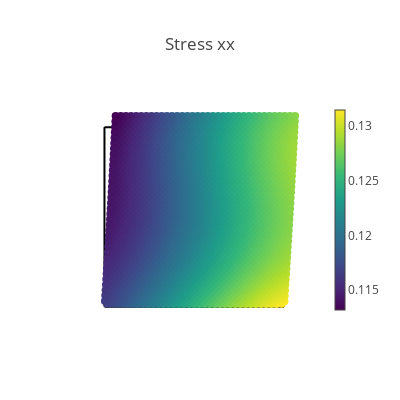
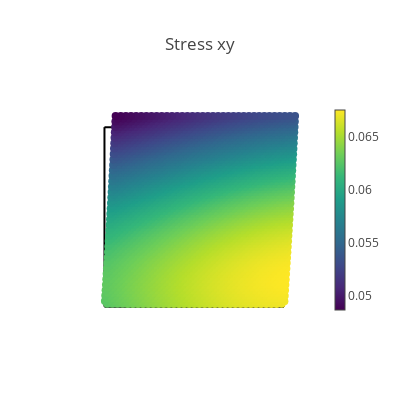
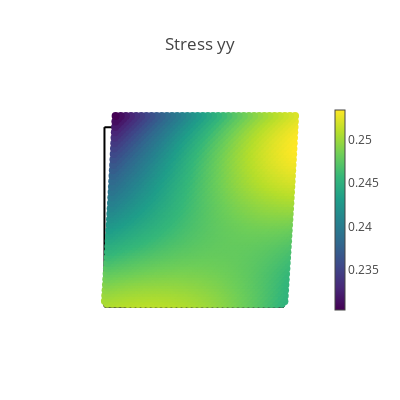
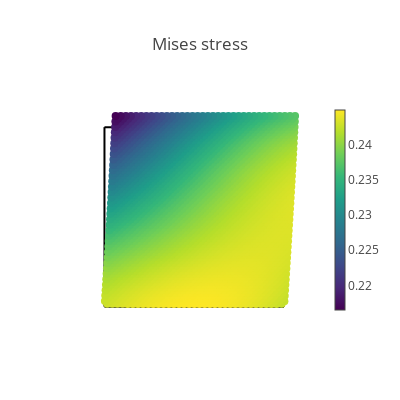

Notebook cell for these charts, in order:
### Markdown cell above
## Visualization of results

### Code cell
# Create a validation domain different from the training domain
val_x, val_y = np.meshgrid(np.linspace(0, 2*L, 100), np.linspace(0, 2*L, 100))
val_domain = np.vstack([val_x.ravel(), val_y.ravel()]).T

mask_right_top = np.tan(alpha)*(-val_domain[:, 0]+(1/np.tan(alpha)*3*L*np.sin(alpha))) >= val_domain[:,1]
mask_left_top = np.tan(alpha)*(val_domain[mask_right_top][:, 0]+(1/np.tan(alpha)*L*np.sin(alpha))) >= val_domain[mask_right_top][:, 1]
mask_right_bottom = np.tan(alpha)*(val_domain[mask_right_top][mask_left_top][:, 0] - (1/np.tan(alpha)*L*np.sin(alpha))) <= val_domain[mask_right_top][mask_left_top][:,1]
mask_left_bottom = np.tan(alpha)*(-val_domain[mask_right_top][mask_left_top][mask_right_bottom][:, 0] + (1/np.tan(alpha)*L*np.sin(alpha))) <= val_domain[mask_right_top][mask_left_top][mask_right_bottom][:,1]
val = torch.tensor(point_rotation(beta, val_domain[mask_right_top][mask_left_top][mask_right_bottom][mask_left_bottom]), requires_grad=True).double()


# Compute model predictions on the validation domain
disp = net(val)
def_val = val + disp
stress = torch.vmap(sigma)(val)
mises = torch.sqrt(
    stress[:, 0, 0] ** 2
    + stress[:, 1, 1] ** 2
    - stress[:, 0, 0] * stress[:, 1, 1]
    + 3 * stress[:, 0, 1] ** 2
)
# print([loss.item() for loss in compute_les(val)])

@torch.no_grad()
def make_plot(x, y, variable, title, cmap=sequential.Viridis, size=8.0):
    fig = go.Figure()

    # Plot boundaries
    m = dict(color="black")
    fig.add_trace(go.Scatter(x=left_top[:, 0], y=left_top[:, 1], mode="lines", marker=m))
    fig.add_trace(go.Scatter(x=left_bottom[:, 0], y=left_bottom[:, 1], mode="lines", marker=m))
    fig.add_trace(go.Scatter(x=right_top[:, 0], y=right_top[:, 1], mode="lines", marker=m))
    fig.add_trace(go.Scatter(x=right_bottom[:, 0], y=right_bottom[:, 1], mode="lines", marker=m))

    # Plot variable values
    m = dict(color=variable, colorscale=cmap, size=size, colorbar=dict(thickness=10))
    fig.add_trace(go.Scatter(x=x, y=y, marker=m, mode="markers"))

    # plot settings
    fig.layout.yaxis.scaleanchor = "x"
    fig.update_layout(
        template="none", width=400, height=400, title=title, showlegend=False
    )
    fig.update_xaxes(visible=False)
    fig.update_yaxes(visible=False)
    fig.show()


# Compute data error
print(np.shape(val))
s_data = func(val) 
print(np.shape(s_data))
s_pred = torch.vmap(sigma)(val)
print(np.shape(s_pred))
ds_xx = s_data[:, 0] - s_pred[:, 0, 0]
ds_yy = s_data[:, 1] - s_pred[:, 1, 1]
ds_xy = s_data[:, 2] - s_pred[:, 0, 1]


# Plot stresses
make_plot(*def_val.T, stress[:, 0, 0], "Stress xx")
make_plot(*def_val.T, stress[:, 0, 1], "Stress xy")
make_plot(*def_val.T, stress[:, 1, 1], "Stress yy")
make_plot(*def_val.T, mises, "Mises stress")

# Plot displacements
make_plot(*def_val.T, disp[:, 0], "Displacement in x", cmap=sequential.Inferno)
make_plot(*def_val.T, disp[:, 1], "Displacement in y", cmap=sequential.Inferno)

# Plot stress errors
cmap = sequential.RdBu_r
make_plot(*val[:, 0:2].T, ds_xx, "Stress error xx", size=2.0, cmap=cmap)
make_plot(*val[:, 0:2].T, ds_yy, "Stress error yy", size=2.0, cmap=cmap)
make_plot(*val[:, 0:2].T, ds_xy, "Stress error xy", size=2.0, cmap=cmap)

### Figure 1 — Plotly figure (JSON) as saved in the notebook; plotly's stock layout.template omitted (floating-point values rounded to 4 significant figures; data arrays with more than 128 entries replaced by an {"elided": "..."} marker saying what was removed)
{"data": [{"marker": {"color": "black"}, "mode": "lines", "type": "scatter", "x": [-0.5, -0.5, -0.5, -0.5, -0.5, -0.5, -0.5, -0.5, -0.5, -0.5, -0.5, -0.5, -0.5, -0.5, -0.5, -0.5, -0.5, -0.5, -0.5, -0.5, -0.5, -0.5, -0.5, -0.5, -0.5], "y": [0.5, 0.5417, 0.5833, 0.625, 0.6667, 0.7083, 0.75, 0.7917, 0.8333, 0.875, 0.9167, 0.9583, 1, 1.042, 1.083, 1.125, 1.167, 1.208, 1.25, 1.292, 1.333, 1.375, 1.417, 1.458, 1.5]}, {"marker": {"color": "black"}, "mode": "lines", "type": "scatter", "x": [-0.5, -0.4583, -0.4167, -0.375, -0.3333, -0.2917, -0.25, -0.2083, -0.1667, -0.125, -0.08333, -0.04167, 5.551e-17, 0.04167, 0.08333, 0.125, 0.1667, 0.2083, 0.25, 0.2917, 0.3333, 0.375, 0.4167, 0.4583, 0.5], "y": [0.5, 0.5, 0.5, 0.5, 0.5, 0.5, 0.5, 0.5, 0.5, 0.5, 0.5, 0.5, 0.5, 0.5, 0.5, 0.5, 0.5, 0.5, 0.5, 0.5, 0.5, 0.5, 0.5, 0.5, 0.5]}, {"marker": {"color": "black"}, "mode": "lines", "type": "scatter", "x": [-0.5, -0.4583, -0.4167, -0.375, -0.3333, -0.2917, -0.25, -0.2083, -0.1667, -0.125, -0.08333, -0.04167, 1.11e-16, 0.04167, 0.08333, 0.125, 0.1667, 0.2083, 0.25, 0.2917, 0.3333, 0.375, 0.4167, 0.4583, 0.5], "y": [1.5, 1.5, 1.5, 1.5, 1.5, 1.5, 1.5, 1.5, 1.5, 1.5, 1.5, 1.5, 1.5, 1.5, 1.5, 1.5, 1.5, 1.5, 1.5, 1.5, 1.5, 1.5, 1.5, 1.5, 1.5]}, {"marker": {"color": "black"}, "mode": "lines", "type": "scatter", "x": [0.5, 0.5, 0.5, 0.5, 0.5, 0.5, 0.5, 0.5, 0.5, 0.5, 0.5, 0.5, 0.5, 0.5, 0.5, 0.5, 0.5, 0.5, 0.5, 0.5, 0.5, 0.5, 0.5, 0.5, 0.5], "y": [0.5, 0.5417, 0.5833, 0.625, 0.6667, 0.7083, 0.75, 0.7917, 0.8333, 0.875, 0.9167, 0.9583, 1, 1.042, 1.083, 1.125, 1.167, 1.208, 1.25, 1.292, 1.333, 1.375, 1.417, 1.458, 1.5]}, {"marker": {"color": {"elided": "2485 float values"}, "colorbar": {"thickness": 10}, "colorscale": [[0, "#440154"], [0.1111, "#482878"], [0.2222, "#3e4989"], [0.3333, "#31688e"], [0.4444, "#26828e"], [0.5556, "#1f9e89"], [0.6667, "#35b779"], [0.7778, "#6ece58"], [0.8889, "#b5de2b"], [1, "#fde725"]], "size": 8}, "mode": "markers", "type": "scatter", "x": {"elided": "2485 float values"}, "y": {"elided": "2485 float values"}}], "layout": {"height": 400, "showlegend": false, "title": {"text": "Stress xx"}, "width": 400, "xaxis": {"visible": false}, "yaxis": {"scaleanchor": "x", "visible": false}}}

### Figure 2 — Plotly figure (JSON) as saved in the notebook; plotly's stock layout.template omitted (floating-point values rounded to 4 significant figures; data arrays with more than 128 entries replaced by an {"elided": "..."} marker saying what was removed)
{"data": [{"marker": {"color": "black"}, "mode": "lines", "type": "scatter", "x": [-0.5, -0.5, -0.5, -0.5, -0.5, -0.5, -0.5, -0.5, -0.5, -0.5, -0.5, -0.5, -0.5, -0.5, -0.5, -0.5, -0.5, -0.5, -0.5, -0.5, -0.5, -0.5, -0.5, -0.5, -0.5], "y": [0.5, 0.5417, 0.5833, 0.625, 0.6667, 0.7083, 0.75, 0.7917, 0.8333, 0.875, 0.9167, 0.9583, 1, 1.042, 1.083, 1.125, 1.167, 1.208, 1.25, 1.292, 1.333, 1.375, 1.417, 1.458, 1.5]}, {"marker": {"color": "black"}, "mode": "lines", "type": "scatter", "x": [-0.5, -0.4583, -0.4167, -0.375, -0.3333, -0.2917, -0.25, -0.2083, -0.1667, -0.125, -0.08333, -0.04167, 5.551e-17, 0.04167, 0.08333, 0.125, 0.1667, 0.2083, 0.25, 0.2917, 0.3333, 0.375, 0.4167, 0.4583, 0.5], "y": [0.5, 0.5, 0.5, 0.5, 0.5, 0.5, 0.5, 0.5, 0.5, 0.5, 0.5, 0.5, 0.5, 0.5, 0.5, 0.5, 0.5, 0.5, 0.5, 0.5, 0.5, 0.5, 0.5, 0.5, 0.5]}, {"marker": {"color": "black"}, "mode": "lines", "type": "scatter", "x": [-0.5, -0.4583, -0.4167, -0.375, -0.3333, -0.2917, -0.25, -0.2083, -0.1667, -0.125, -0.08333, -0.04167, 1.11e-16, 0.04167, 0.08333, 0.125, 0.1667, 0.2083, 0.25, 0.2917, 0.3333, 0.375, 0.4167, 0.4583, 0.5], "y": [1.5, 1.5, 1.5, 1.5, 1.5, 1.5, 1.5, 1.5, 1.5, 1.5, 1.5, 1.5, 1.5, 1.5, 1.5, 1.5, 1.5, 1.5, 1.5, 1.5, 1.5, 1.5, 1.5, 1.5, 1.5]}, {"marker": {"color": "black"}, "mode": "lines", "type": "scatter", "x": [0.5, 0.5, 0.5, 0.5, 0.5, 0.5, 0.5, 0.5, 0.5, 0.5, 0.5, 0.5, 0.5, 0.5, 0.5, 0.5, 0.5, 0.5, 0.5, 0.5, 0.5, 0.5, 0.5, 0.5, 0.5], "y": [0.5, 0.5417, 0.5833, 0.625, 0.6667, 0.7083, 0.75, 0.7917, 0.8333, 0.875, 0.9167, 0.9583, 1, 1.042, 1.083, 1.125, 1.167, 1.208, 1.25, 1.292, 1.333, 1.375, 1.417, 1.458, 1.5]}, {"marker": {"color": {"elided": "2485 float values"}, "colorbar": {"thickness": 10}, "colorscale": [[0, "#440154"], [0.1111, "#482878"], [0.2222, "#3e4989"], [0.3333, "#31688e"], [0.4444, "#26828e"], [0.5556, "#1f9e89"], [0.6667, "#35b779"], [0.7778, "#6ece58"], [0.8889, "#b5de2b"], [1, "#fde725"]], "size": 8}, "mode": "markers", "type": "scatter", "x": {"elided": "2485 float values"}, "y": {"elided": "2485 float values"}}], "layout": {"height": 400, "showlegend": false, "title": {"text": "Stress xy"}, "width": 400, "xaxis": {"visible": false}, "yaxis": {"scaleanchor": "x", "visible": false}}}

### Figure 3 — Plotly figure (JSON) as saved in the notebook; plotly's stock layout.template omitted (floating-point values rounded to 4 significant figures; data arrays with more than 128 entries replaced by an {"elided": "..."} marker saying what was removed)
{"data": [{"marker": {"color": "black"}, "mode": "lines", "type": "scatter", "x": [-0.5, -0.5, -0.5, -0.5, -0.5, -0.5, -0.5, -0.5, -0.5, -0.5, -0.5, -0.5, -0.5, -0.5, -0.5, -0.5, -0.5, -0.5, -0.5, -0.5, -0.5, -0.5, -0.5, -0.5, -0.5], "y": [0.5, 0.5417, 0.5833, 0.625, 0.6667, 0.7083, 0.75, 0.7917, 0.8333, 0.875, 0.9167, 0.9583, 1, 1.042, 1.083, 1.125, 1.167, 1.208, 1.25, 1.292, 1.333, 1.375, 1.417, 1.458, 1.5]}, {"marker": {"color": "black"}, "mode": "lines", "type": "scatter", "x": [-0.5, -0.4583, -0.4167, -0.375, -0.3333, -0.2917, -0.25, -0.2083, -0.1667, -0.125, -0.08333, -0.04167, 5.551e-17, 0.04167, 0.08333, 0.125, 0.1667, 0.2083, 0.25, 0.2917, 0.3333, 0.375, 0.4167, 0.4583, 0.5], "y": [0.5, 0.5, 0.5, 0.5, 0.5, 0.5, 0.5, 0.5, 0.5, 0.5, 0.5, 0.5, 0.5, 0.5, 0.5, 0.5, 0.5, 0.5, 0.5, 0.5, 0.5, 0.5, 0.5, 0.5, 0.5]}, {"marker": {"color": "black"}, "mode": "lines", "type": "scatter", "x": [-0.5, -0.4583, -0.4167, -0.375, -0.3333, -0.2917, -0.25, -0.2083, -0.1667, -0.125, -0.08333, -0.04167, 1.11e-16, 0.04167, 0.08333, 0.125, 0.1667, 0.2083, 0.25, 0.2917, 0.3333, 0.375, 0.4167, 0.4583, 0.5], "y": [1.5, 1.5, 1.5, 1.5, 1.5, 1.5, 1.5, 1.5, 1.5, 1.5, 1.5, 1.5, 1.5, 1.5, 1.5, 1.5, 1.5, 1.5, 1.5, 1.5, 1.5, 1.5, 1.5, 1.5, 1.5]}, {"marker": {"color": "black"}, "mode": "lines", "type": "scatter", "x": [0.5, 0.5, 0.5, 0.5, 0.5, 0.5, 0.5, 0.5, 0.5, 0.5, 0.5, 0.5, 0.5, 0.5, 0.5, 0.5, 0.5, 0.5, 0.5, 0.5, 0.5, 0.5, 0.5, 0.5, 0.5], "y": [0.5, 0.5417, 0.5833, 0.625, 0.6667, 0.7083, 0.75, 0.7917, 0.8333, 0.875, 0.9167, 0.9583, 1, 1.042, 1.083, 1.125, 1.167, 1.208, 1.25, 1.292, 1.333, 1.375, 1.417, 1.458, 1.5]}, {"marker": {"color": {"elided": "2485 float values"}, "colorbar": {"thickness": 10}, "colorscale": [[0, "#440154"], [0.1111, "#482878"], [0.2222, "#3e4989"], [0.3333, "#31688e"], [0.4444, "#26828e"], [0.5556, "#1f9e89"], [0.6667, "#35b779"], [0.7778, "#6ece58"], [0.8889, "#b5de2b"], [1, "#fde725"]], "size": 8}, "mode": "markers", "type": "scatter", "x": {"elided": "2485 float values"}, "y": {"elided": "2485 float values"}}], "layout": {"height": 400, "showlegend": false, "title": {"text": "Stress yy"}, "width": 400, "xaxis": {"visible": false}, "yaxis": {"scaleanchor": "x", "visible": false}}}

### Figure 4 — Plotly figure (JSON) as saved in the notebook; plotly's stock layout.template omitted (floating-point values rounded to 4 significant figures; data arrays with more than 128 entries replaced by an {"elided": "..."} marker saying what was removed)
{"data": [{"marker": {"color": "black"}, "mode": "lines", "type": "scatter", "x": [-0.5, -0.5, -0.5, -0.5, -0.5, -0.5, -0.5, -0.5, -0.5, -0.5, -0.5, -0.5, -0.5, -0.5, -0.5, -0.5, -0.5, -0.5, -0.5, -0.5, -0.5, -0.5, -0.5, -0.5, -0.5], "y": [0.5, 0.5417, 0.5833, 0.625, 0.6667, 0.7083, 0.75, 0.7917, 0.8333, 0.875, 0.9167, 0.9583, 1, 1.042, 1.083, 1.125, 1.167, 1.208, 1.25, 1.292, 1.333, 1.375, 1.417, 1.458, 1.5]}, {"marker": {"color": "black"}, "mode": "lines", "type": "scatter", "x": [-0.5, -0.4583, -0.4167, -0.375, -0.3333, -0.2917, -0.25, -0.2083, -0.1667, -0.125, -0.08333, -0.04167, 5.551e-17, 0.04167, 0.08333, 0.125, 0.1667, 0.2083, 0.25, 0.2917, 0.3333, 0.375, 0.4167, 0.4583, 0.5], "y": [0.5, 0.5, 0.5, 0.5, 0.5, 0.5, 0.5, 0.5, 0.5, 0.5, 0.5, 0.5, 0.5, 0.5, 0.5, 0.5, 0.5, 0.5, 0.5, 0.5, 0.5, 0.5, 0.5, 0.5, 0.5]}, {"marker": {"color": "black"}, "mode": "lines", "type": "scatter", "x": [-0.5, -0.4583, -0.4167, -0.375, -0.3333, -0.2917, -0.25, -0.2083, -0.1667, -0.125, -0.08333, -0.04167, 1.11e-16, 0.04167, 0.08333, 0.125, 0.1667, 0.2083, 0.25, 0.2917, 0.3333, 0.375, 0.4167, 0.4583, 0.5], "y": [1.5, 1.5, 1.5, 1.5, 1.5, 1.5, 1.5, 1.5, 1.5, 1.5, 1.5, 1.5, 1.5, 1.5, 1.5, 1.5, 1.5, 1.5, 1.5, 1.5, 1.5, 1.5, 1.5, 1.5, 1.5]}, {"marker": {"color": "black"}, "mode": "lines", "type": "scatter", "x": [0.5, 0.5, 0.5, 0.5, 0.5, 0.5, 0.5, 0.5, 0.5, 0.5, 0.5, 0.5, 0.5, 0.5, 0.5, 0.5, 0.5, 0.5, 0.5, 0.5, 0.5, 0.5, 0.5, 0.5, 0.5], "y": [0.5, 0.5417, 0.5833, 0.625, 0.6667, 0.7083, 0.75, 0.7917, 0.8333, 0.875, 0.9167, 0.9583, 1, 1.042, 1.083, 1.125, 1.167, 1.208, 1.25, 1.292, 1.333, 1.375, 1.417, 1.458, 1.5]}, {"marker": {"color": {"elided": "2485 float values"}, "colorbar": {"thickness": 10}, "colorscale": [[0, "#440154"], [0.1111, "#482878"], [0.2222, "#3e4989"], [0.3333, "#31688e"], [0.4444, "#26828e"], [0.5556, "#1f9e89"], [0.6667, "#35b779"], [0.7778, "#6ece58"], [0.8889, "#b5de2b"], [1, "#fde725"]], "size": 8}, "mode": "markers", "type": "scatter", "x": {"elided": "2485 float values"}, "y": {"elided": "2485 float values"}}], "layout": {"height": 400, "showlegend": false, "title": {"text": "Mises stress"}, "width": 400, "xaxis": {"visible": false}, "yaxis": {"scaleanchor": "x", "visible": false}}}
